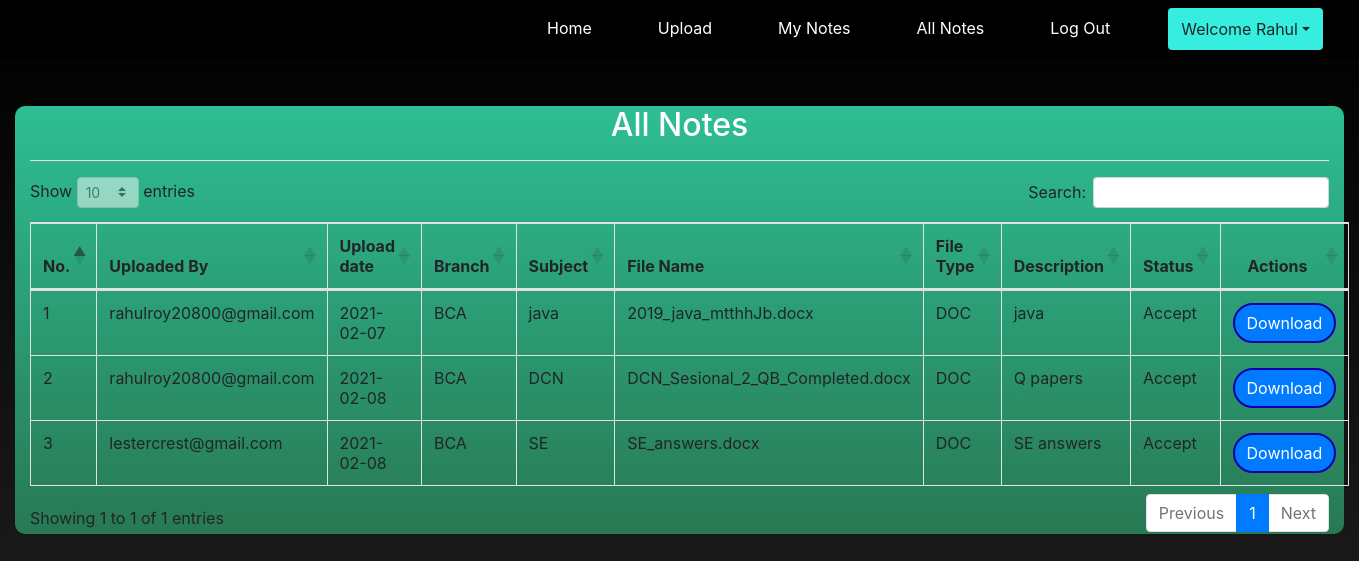
The app's page /accepted_user (signed in) with its own data.
### notes/models.py (models this page shows, shortened)
class Notes(models.Model):
    user = models.ForeignKey(User,on_delete=models.CASCADE)
    uploadingdate = models.CharField(max_length=30)
    branch = models.CharField(max_length=13)
    subject = models.CharField(max_length=15)
    notesfile = models.FileField(max_length=100,null=True)
    filetype = models.CharField(max_length=30, null=True)
    description = models.CharField(max_length=200)
    status = models.CharField(max_length=10)

### notes/views.py (the view)
# urls.py: path('accepted_user',accepted_user,name='accepted_user'),
def accepted_user(request):
    if not request.user.is_authenticated:
        return redirect('login')
    notes = Notes.objects.filter(status="Accept")
    d = {'notes': notes}
    return render(request, 'accepted_user.html', d)

### notes/templates/accepted_user.html (shortened to what this page needs)
{% extends 'usernavigation.html'%}
{% block body %}
{% load static %}
<link rel="stylesheet" href="https://cdnjs.cloudflare.com/ajax/libs/twitter-bootstrap/4.5.2/css/bootstrap.css">
<link rel="stylesheet" href="https://cdn.datatables.net/1.10.23/css/dataTables.bootstrap4.min.css">
        <div style="animation: transitionIn 0.75s;">
        <div class="col-12 mt-5">
        <div class= "container1 col-12">
    <h2 class=" text-white text-center">All Notes</h2>
    <HR style="background-color:white">
        <table class="table table-bordered " id="example">
            <thead>
                <tr>
                    <th>No.</th>
                    <th>Uploaded By</th>
                    <th>Upload date</th>
                    <th>Branch</th>
                    <th>Subject</th>
                    <th>File Name</th>
                    <th>File Type</th>
                    <th>Description</th>
                    <th>Status</th>
                    <th style="text-align:center;">Actions</th>
                    </tr>
                </thead>
                    {% for i in notes %}
                    <tbody>
                    <tr>
                        <td>{{forloop.counter}}</td>
                        <td>{{i.user.username}}</td>
                        <td>{{i.uploadingdate}}</td>
                        <td>{{i.branch}}</td>
                        <td>{{i.subject}}</td>
                        <td>{{i.notesfile}}</td>
                        <td>{{i.filetype}}</td>
                        <td>{{i.description}}</td>
                        <td>{{i.status}}</td>
                        <td><a href="{{i.notesfile.url}}" class="btn btn-primary text-white" style=" border: 2px solid rgb(17, 0, 170);border-radius:80px; width:100%" >Download</a></td>
                    </tr>
                        {% endfor %}
                    </tbody>
                        </table>
    </div>
</div>
        </div>
{% endblock %}

### notes/templates/usernavigation.html (shortened to what this page needs)
<html lang="en">
<head>
    {% load static %}
    <link rel="stylesheet" href="https://maxcdn.bootstrapcdn.com/bootstrap/4.3.1/css/bootstrap.min.css">
    <link rel="stylesheet" href="https://use.fontawesome.com/releases/v5.6.3/css/all.css">
    <link rel="stylesheet" href="{% static 'css/mystyle.css'%}">
</head>
<body>
    <nav class="navbar navbar-expand-sm justify-content-end" style="background-color: rgb(0, 0, 0)">
        <ul class="navbar-nav">
                <li class="navbar-item">
                    <a class="nav-link" style="margin-right: 50px;" href="{%url 'profile'%}">Home</a>
                </li>
                <li class="navbar-item">
                    <a class="nav-link" style="margin-right: 50px;" href="{%url 'upload_notes'%}">Upload</a>
                </li>
                <li class="navbar-item">
                    <a class="nav-link" style="margin-right: 50px;" href="{%url 'view_mynotes'%}">My&nbspNotes</a>
                </li>
                <li class="navbar-item">
                    <a class="nav-link" style="margin-right: 50px;" href="{%url 'accepted_user'%}">All&nbspNotes</a>
                </li>
                <li class="navbar-item">
                    <a class="nav-link" style="margin-right: 50px;" href="{%url 'logout'%}">Log&nbspOut</a>
                </li>
                <div class="btn-group text-center">
                    <button type="button" class="btn dropdown-toggle" style="margin-right: 20px; background-color: #36EEE0;" data-toggle="dropdown">Welcome
                        {{request.user.first_name}}</button>
        </ul>
    </nav>
</body>
</html>
{% block body %}
{% endblock %}

### notes/static/css/mystyle.css (style rules this page uses)
.nav-link { color:white }
body { background-image: linear-gradient( rgb(0, 0, 0) , rgb(36, 36, 36)); }

### notes/templates/usernavigation.html (style rules this page uses)
.nav-link { color: white }

### notes/templates/accepted_user.html (style rules this page uses)
.container1 { background-image: linear-gradient(rgb(46, 190, 147),rgb(40, 121, 83)); border-radius: 10px; }

### records on screen
Notes: user.username "rahulroy20800@gmail.com", uploadingdate "2021-02-07", branch "BCA", subject "java", notesfile "2019_java_mtthhJb.docx", filetype "DOC", description "java", status "Accept"
Notes: user.username "rahulroy20800@gmail.com", uploadingdate "2021-02-08", branch "BCA", subject "DCN", notesfile "DCN_Sesional_2_QB_Completed.docx", filetype "DOC", description "Q papers", status "Accept"
Notes: user.username "lestercrest@gmail.com", uploadingdate "2021-02-08", branch "BCA", subject "SE", notesfile "SE_answers.docx", filetype "DOC", description "SE answers", status "Accept"

### other values on screen
{{ request.user.first_name }} "Rahul"
